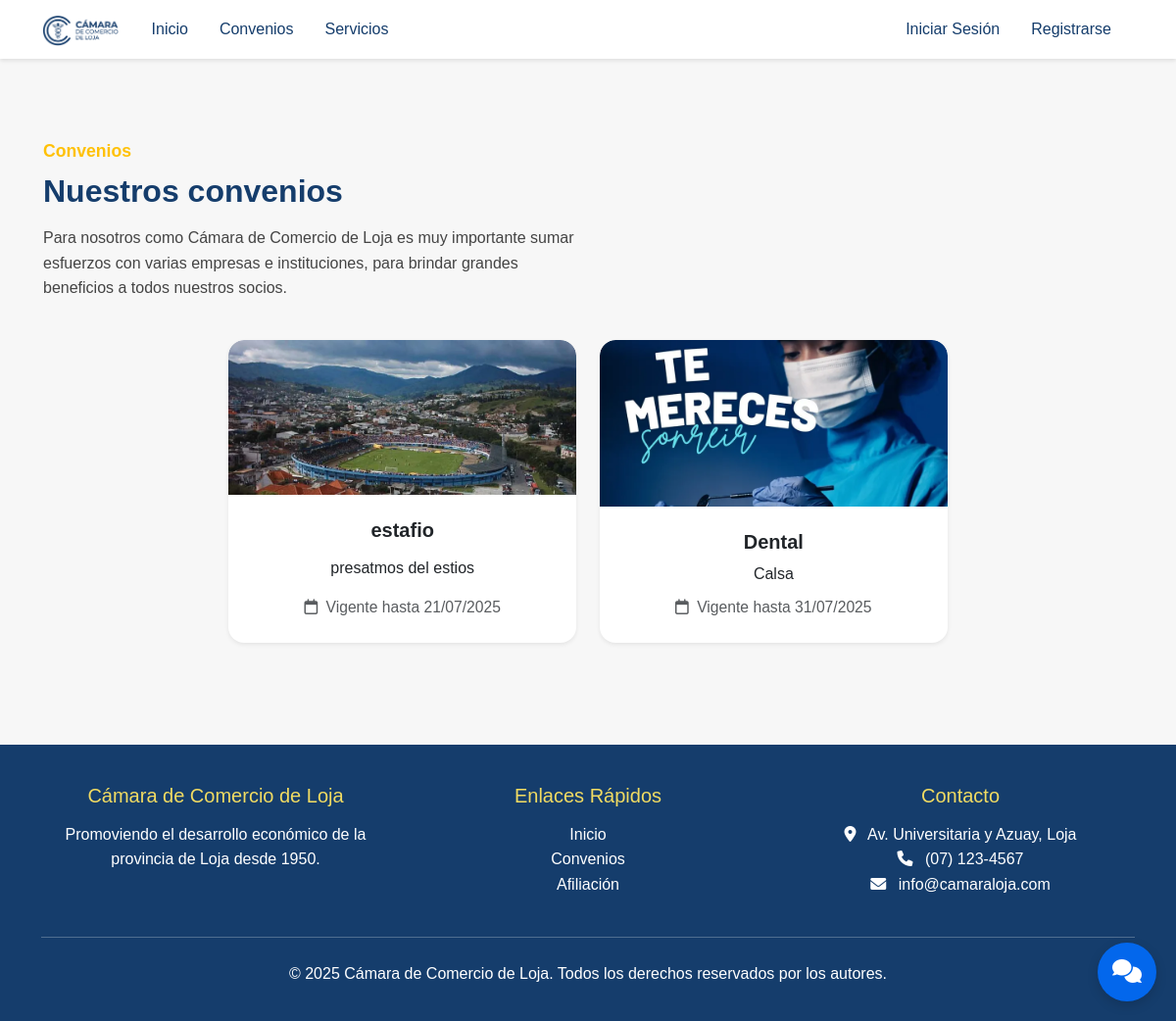
Screenshot of /convenios/ with the database file from the repository.
### camara/models.py (models this page shows, shortened)
class Convenio(models.Model):
    CATEGORIA_CHOICES = [
        ('financieros', 'Servicios Financieros'),
        ('turismo', 'Turismo y Hotelería'),
        ('profesionales', 'Servicios Profesionales'),
        ('graficos', 'Servicios Gráficos'),
    ]
    nombre = models.CharField(max_length=255)
    descripcion = models.TextField(null=True, blank=True)
    imagen = models.ImageField(upload_to='convenios/', null=True, blank=True)
    fecha_fin = models.DateField(null=True, blank=True)
    categoria = models.CharField(
        max_length=20,
        choices=CATEGORIA_CHOICES,
        default='financieros'
    )
    tiene_descuento = models.BooleanField(default=False)  # Nuevo campo
    porcentaje_descuento = models.DecimalField(max_digits=5, decimal_places=2, null=True, blank=True)  # Nuevo campo

### camara/views.py (the view)
# urls.py: path('convenios/', views.convenios, name='convenios'),
def convenios(request):
    convenios = Convenio.objects.all()
    return render(request, 'vista_publica/convenios.html', {'convenios': convenios})

### camara/template/vista_publica/convenios.html (shortened to what this page needs)
{% extends "master.html" %}
{% load static %}
{% block content %}
<div class="container mt-5">
    <div class="row align-items-center mb-4">
        <div class="col-md-6">
            <span class="convenios-subtitulo">Convenios</span>
            <h2 class="convenios-titulo mt-2">Nuestros convenios</h2>
            <p class="convenios-descripcion mt-3">
                Para nosotros como Cámara de Comercio de Loja es muy importante sumar esfuerzos con varias empresas e
                instituciones, para brindar grandes beneficios a todos nuestros socios.
            </p>
        </div>
    </div>
    <div class="row justify-content-center">
        {% for convenio in convenios %}
        <div class="col-md-4 mb-4 d-flex align-items-stretch">
            <div class="card shadow-sm h-100 w-100 border-0 rounded-4">
                {% if convenio.imagen %}
                <img src="{{ convenio.imagen.url }}" alt="{{ convenio.nombre }}" class="card-img-top rounded-top-4"
                    style="max-height:170px;object-fit:cover;">
                {% endif %}
                <div class="card-body text-center d-flex flex-column justify-content-between">
                    <h5 class="card-title mt-2 fw-bold">{{ convenio.nombre }}</h5>
                    <p class="card-text mb-2">{{ convenio.descripcion }}</p>
                    {% if convenio.fecha_fin %}
                    <div class="text-muted mb-2" style="font-size:0.98em;">
                        <i class="fa-regular fa-calendar me-1"></i>
                        Vigente hasta {{ convenio.fecha_fin|date:"d/m/Y" }}
                    </div>
                    {% endif %}
                </div>
            </div>
        </div>
        {% empty %}
        <div class="col-12">
            <div class="alert alert-info text-center">No hay convenios registrados.</div>
        </div>
        {% endfor %}
    </div>
</div>
{% endblock %}

### camara/static/css/style.css (style rules this page uses)
:root { --color-logo: #153D6C; --color-azul-brillante: #0367EC; --color-dorado: #B48314; --color-amarillo-claro: #F1DB62; --color-blanco: #FFFFFF; --color-gris-claro: #F8F9FA; --color-gris: #6C757D; --color-oscuro: #212529; }
* { margin: 0; padding: 0; box-sizing: border-box; }
body { font-family: 'Segoe UI', Tahoma, Geneva, Verdana, sans-serif; line-height: 1.6; color: var(--color-oscuro); background-color: var(--color-gris-claro); }
body { font-family: Arial, sans-serif; background: #f7f7f7; margin: 0; padding: 0; }
h2 { color: #003366; }
.card { border: none; border-radius: 15px; box-shadow: 0 4px 6px rgba(0,0,0,0.1); transition: all 0.3s ease; overflow: hidden; }
.convenios-subtitulo { color: #ffc107; font-weight: 600; font-size: 1.1rem; }
.convenios-titulo { color: #153D6C; font-weight: bold; }
.convenios-descripcion { color: #444; font-size: 1rem; }

### rows the page displays
Convenio: imagen (picture), nombre "estafio", descripcion "presatmos del estios", fecha_fin "21/07/2025"
Convenio: imagen (picture), nombre "Dental", descripcion "Calsa", fecha_fin "31/07/2025"
